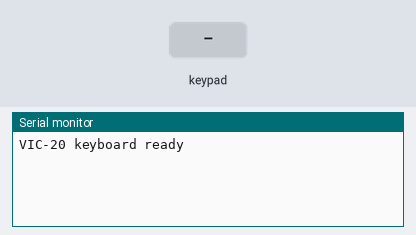
The program below on a simulated ESP32-S3. Shown: the last lines printed to the serial monitor. Wiring (inferred from the names in the program): 8×8 keypad (labels assumed): rows GPIO 4, GPIO 5, GPIO 6, GPIO 7, GPIO 15, GPIO 16, GPIO 17, GPIO 18; columns GPIO 8, GPIO 10, GPIO 11, GPIO 12, GPIO 13, GPIO 14, GPIO 21, GPIO 38. Inputs (shaded band) come from the test bench. USB keyboard and mouse output is not drawn.

Above: at 1.2 s.
1.3 s: key '1' pressed
At 2.3 s:
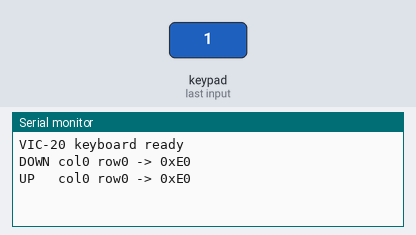
2.9 s: keypad keys 1 2 3 4 pressed 0.4 s apart
At 5.6 s:
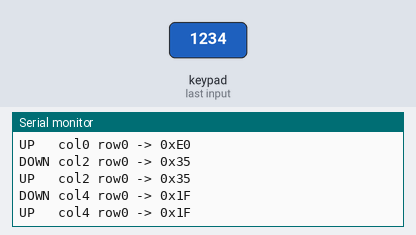
6.0 s: key '6' pressed
At 7.0 s:
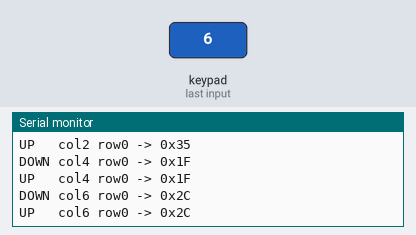
7.6 s: keypad keys 1 2 3 4 A pressed 0.4 s apart
At 10.7 s:
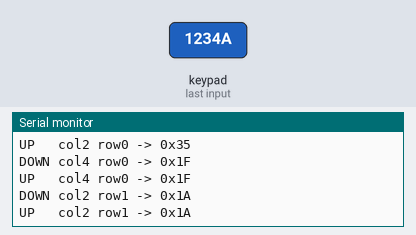
11.1 s: key 'E' pressed
At 12.1 s:
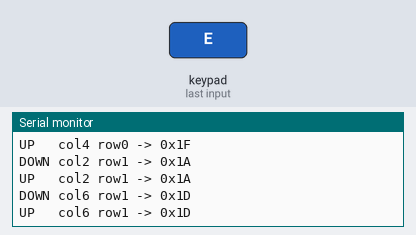

Measured:
- after the input at 1.3 s, the serial monitor: prints a new line at once (image 1)
- after the input at 2.9 s, the serial monitor: prints a new line after 0.41 s (image 2)
- after the input at 6.0 s, the serial monitor: prints a new line at once (image 3)
- after the input at 7.6 s, the serial monitor: prints a new line at once (image 4)
- after the input at 11.1 s, the serial monitor: prints a new line at once (image 5)

The program:

main.cpp
```cpp
#include <Arduino.h>

#include "config.h"
#include "USB.h"
#include "USBHIDKeyboard.h"

USBHIDKeyboard Keyboard;

KeyboardState state;

/**
 * Reads the whole keyboard once and stores the result in raw_state.
 * Rows idle HIGH through their pull-ups. We drive one column LOW at a time:
 * if a key is pressed, it connects that column to its row and pulls the row
 * LOW too. So a row reading LOW means the key is pressed.
 */
void scan_matrix()
{
    for (int c = 0; c < NUMBER_OF_COLS; c++)
    {
        pinMode(col_pins[c], OUTPUT);
        digitalWrite(col_pins[c], LOW);
        delayMicroseconds(COL_SETTLE_MICRO_S);
        // The row pin becomes low when it connects to a col pin that was set to low and as output
        for (int r = 0; r < NUMBER_OF_ROWS; r++) state.raw_state[c][r] = digitalRead(row_pins[r]) == LOW;
        pinMode(col_pins[c], INPUT_PULLUP);
    }
}

void setup()
{
    Serial.begin(SERIAL_BAUD);
    // Setup every pin to PULLUP when at idle. This means that we can pass an output low to
    // then read low. Doing it this way avoids making a circuit with pull up resistors
    // since the ESP32 does it for us with this mode.
    for (const unsigned char rowPin : row_pins) pinMode(rowPin, INPUT_PULLUP);
    for (const unsigned char colPin : col_pins) pinMode(colPin, INPUT_PULLUP);
    Keyboard.begin();
    USB.begin();
    Serial.println("VIC-20 keyboard ready");
}

void loop()
{
    scan_matrix();

    for (int c = 0; c < NUMBER_OF_COLS; c++)
    {
        for (int r = 0; r < NUMBER_OF_ROWS; r++)
        {

            const KeyEvent event = get_key_action(state, c, r);

            if (event.type == KeyEventType::Press)
            {
                Keyboard.pressRaw(event.code);
                Serial.printf("DOWN col%d row%d -> 0x%02X\n", c, r, event.code);
            }
            else if (event.type == KeyEventType::Release)
            {
                Keyboard.releaseRaw(event.code);
                Serial.printf("UP   col%d row%d -> 0x%02X\n", c, r, event.code);
            }
        }
    }
}
```

config.h
```cpp
//
// Created by dylanbrass on 2026-11-13.
//

#ifndef VIC20_KEYBOARD_CONFIG_H
#define VIC20_KEYBOARD_CONFIG_H
#include "keyboard_logic.h"

// Serial and timing
constexpr unsigned long SERIAL_BAUD = 115200;
constexpr unsigned int COL_SETTLE_MICRO_S = 300; // wait after driving a column low

// Pins
constexpr uint8_t row_pins[NUMBER_OF_ROWS] = {4, 5, 6, 7, 15, 16, 17, 18};
constexpr uint8_t col_pins[NUMBER_OF_COLS] = {8, 9, 10, 11, 12, 13, 14, 21, 38};

#endif //VIC20_KEYBOARD_CONFIG_H
```
